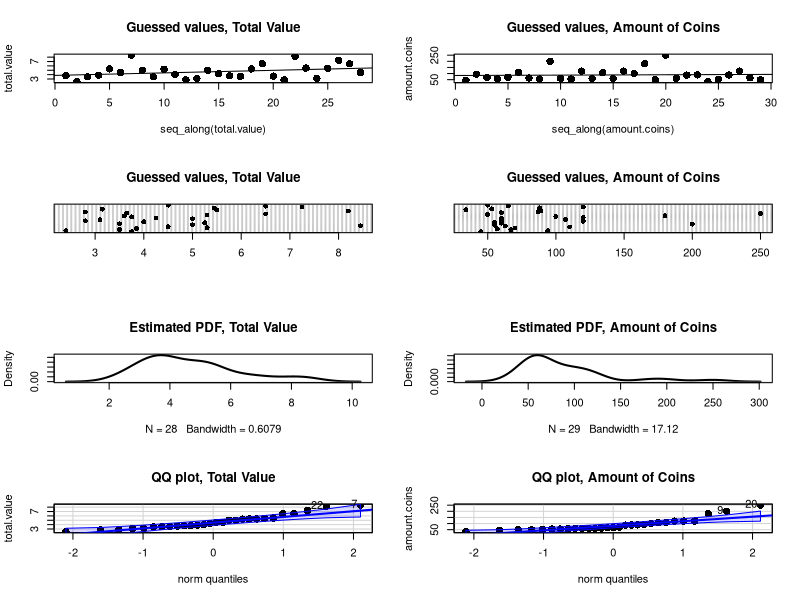
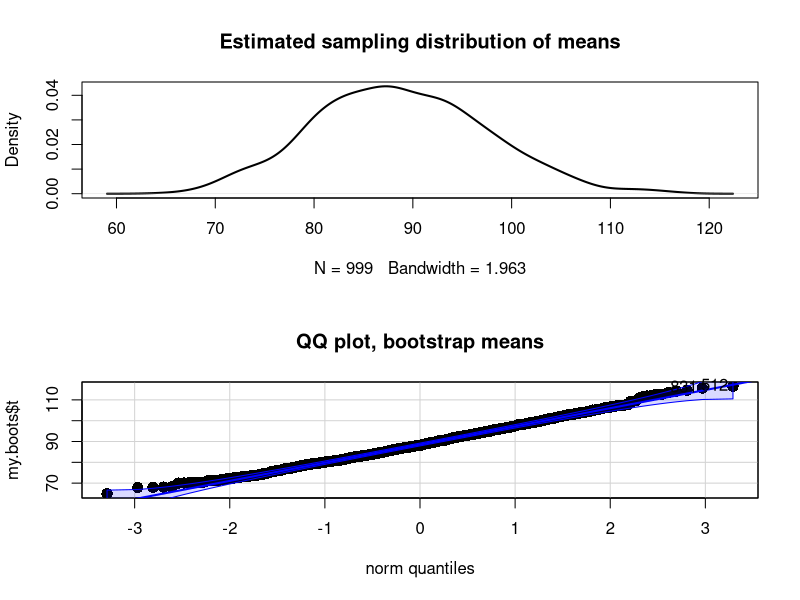

Write the R code that produced these figures, in order.
# clear workspace
rm(list = ls())

# Read data
amount.coins <- read.csv("00_amount_coins.csv", header = FALSE)[, 1]
total.value  <- read.csv("00_total_value.csv", header = FALSE)[, 1]

# Check data
err1 <- which(amount.coins != round(amount.coins)) # detect non-integer amounts
err2 <- which(round(100 * total.value) %% 5 != 0)  # detect non-multiples of $.05

# Remove inconsistencies
if (length(err1)) amount.coins <- amount.coins[-err1]
if (length(err2)) total.value  <- total.value[-err2]

# Exploratory data analysis
library(car)
par(mfrow = c(4, 2))
plot(seq_along(total.value), total.value, 
     type = "p", pch = 16, cex = 1.5,
     main = "Guessed values, Total Value")
abline(reg = lm(total.value ~ seq_along(total.value)))

plot(seq_along(amount.coins), amount.coins, 
     type = "p", pch = 16, cex = 1.5,
     main = "Guessed values, Amount of Coins")
abline(reg = lm(amount.coins~seq_along(amount.coins)))

dotchart(total.value, pch = 16, 
         main = "Guessed values, Total Value")
dotchart(amount.coins, pch = 16, 
         main = "Guessed values, Amount of Coins")

plot(density((total.value)), lwd = 2,
     main = "Estimated PDF, Total Value")
plot(density((amount.coins)), lwd = 2,
     main = "Estimated PDF, Amount of Coins")

qqPlot(total.value, pch = 16, cex = 1.5,
       main = "QQ plot, Total Value")
qqPlot(amount.coins, pch = 16, cex = 1.5,
       main = "QQ plot, Amount of Coins")
par(mfrow = c(1, 1))

shapiro.test(total.value)  # <-- pretty OK. 
shapiro.test(amount.coins) # <-- pretty far from normal

# Check sequential dependence in Total Value (where it may have an effect)
summary(lm(total.value ~ seq_along(total.value)))
durbinWatsonTest(lm(total.value ~ 1))

# Get a confidence interval for the mean of Total Value (under normality assumption)
# (t.test provides it as a side effect, even if we're not actually testing any 
# hypotheses)
a <- t.test(total.value, conf.level = 0.95)
a$conf.int


# Get a confidence interval for the mean of Total Amount of Coins
# In this case (non-normality) we have some options. Here I'll illustrate the 
# bootstrap CI.

library(boot)
set.seed(12345)

# Bootstrap
my.boots <- boot(data      = amount.coins, 
                 statistic = function(x, i){mean(x[i])}, 
                 R         = 999)

par(mfrow = c(2, 1))
plot(density(my.boots$t), lwd = 2, 
     main = "Estimated sampling distribution of means")
qqPlot(my.boots$t, pch = 16, cex = 1.5,
       main = "QQ plot, bootstrap means")
par(mfrow = c(1, 1))

# Bootstrap CI
boot.ci(my.boots, conf = 0.95, type = "norm")

# Compare it against normal-based CI:
# (should be similar, since the sampling distribution of the means is quite 
# normal-ish)
b <- t.test(amount.coins, conf.level = 0.95)
b$conf.int
